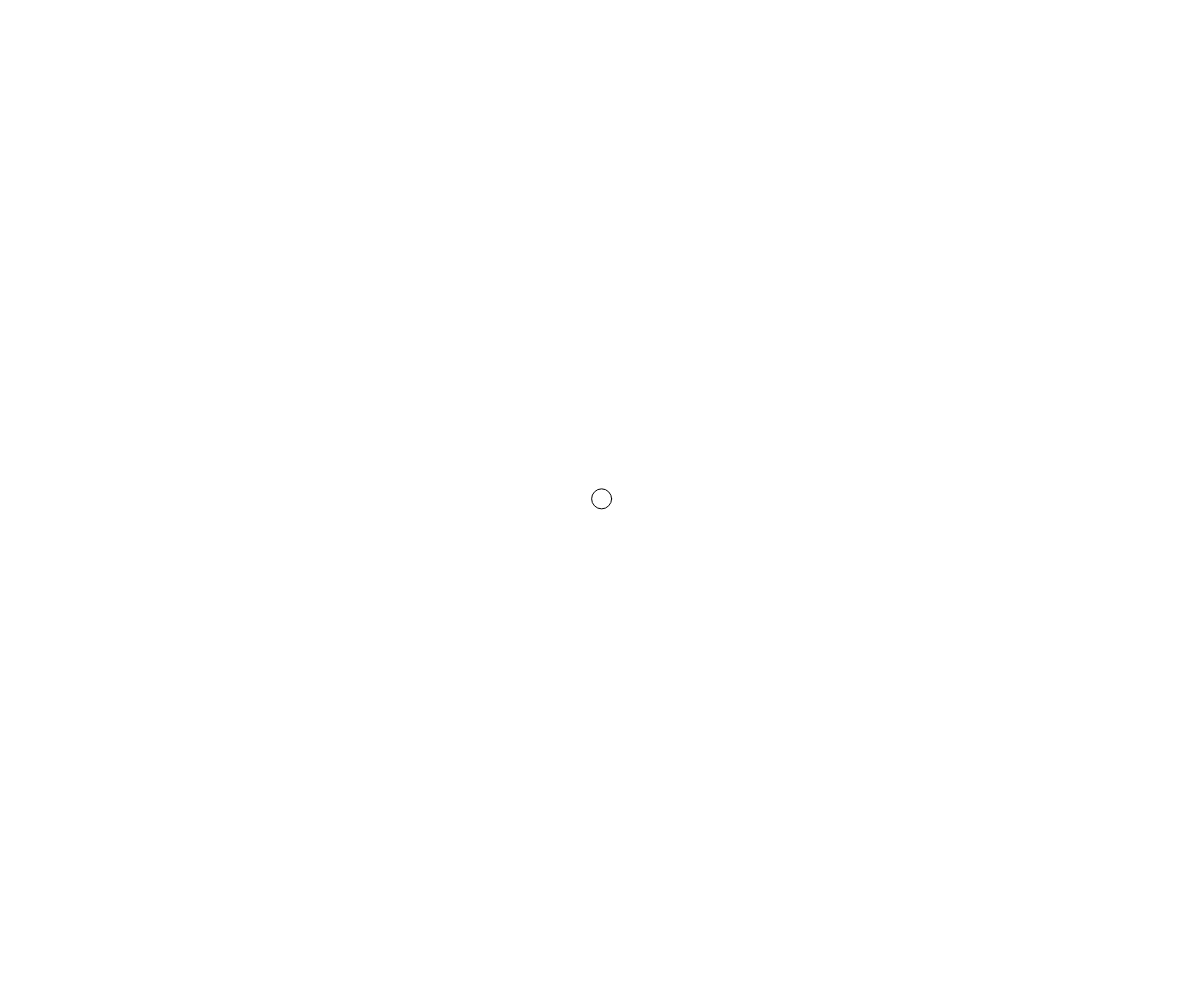
Frame 1 (no input)
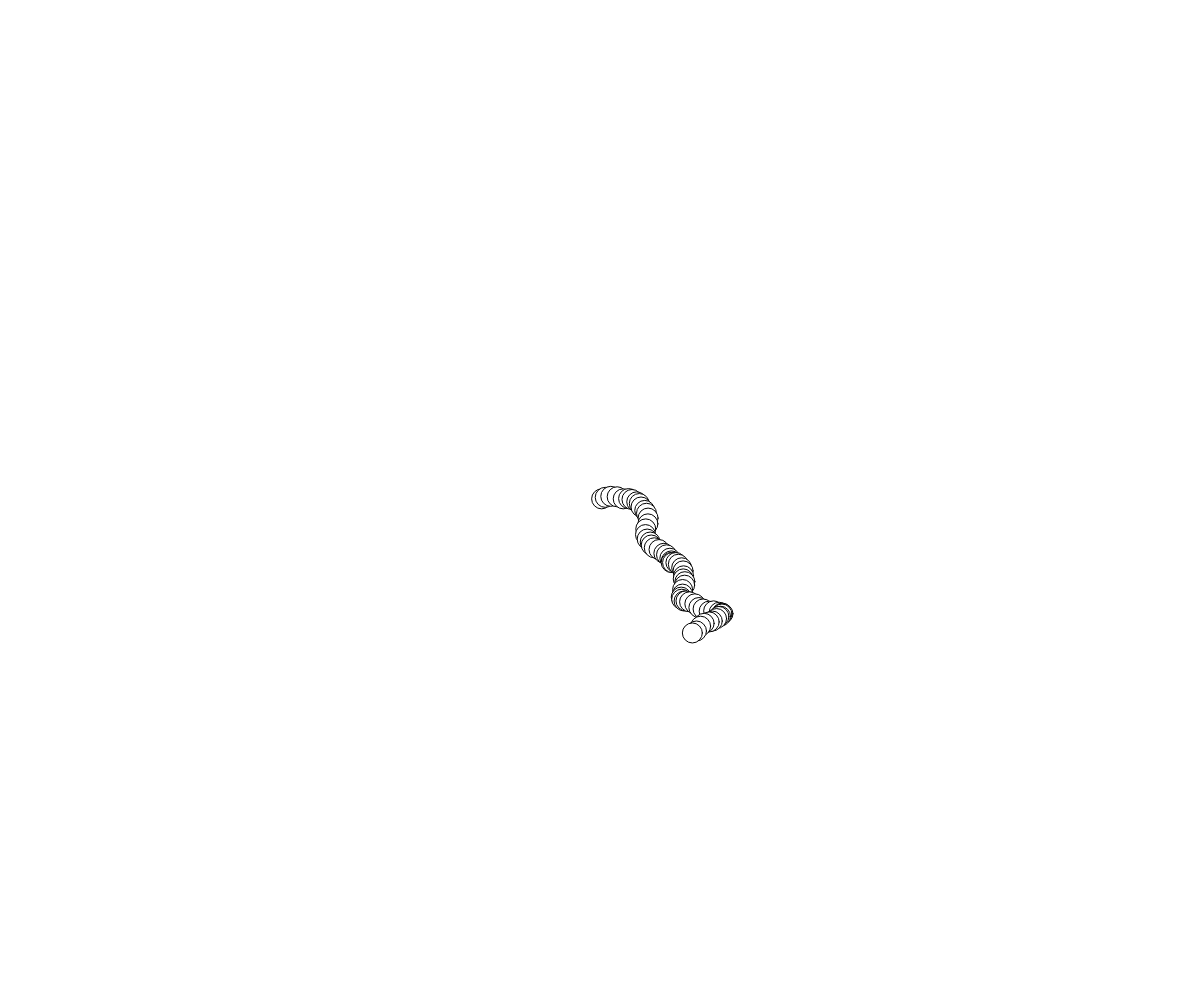
Frame 60 (no input)
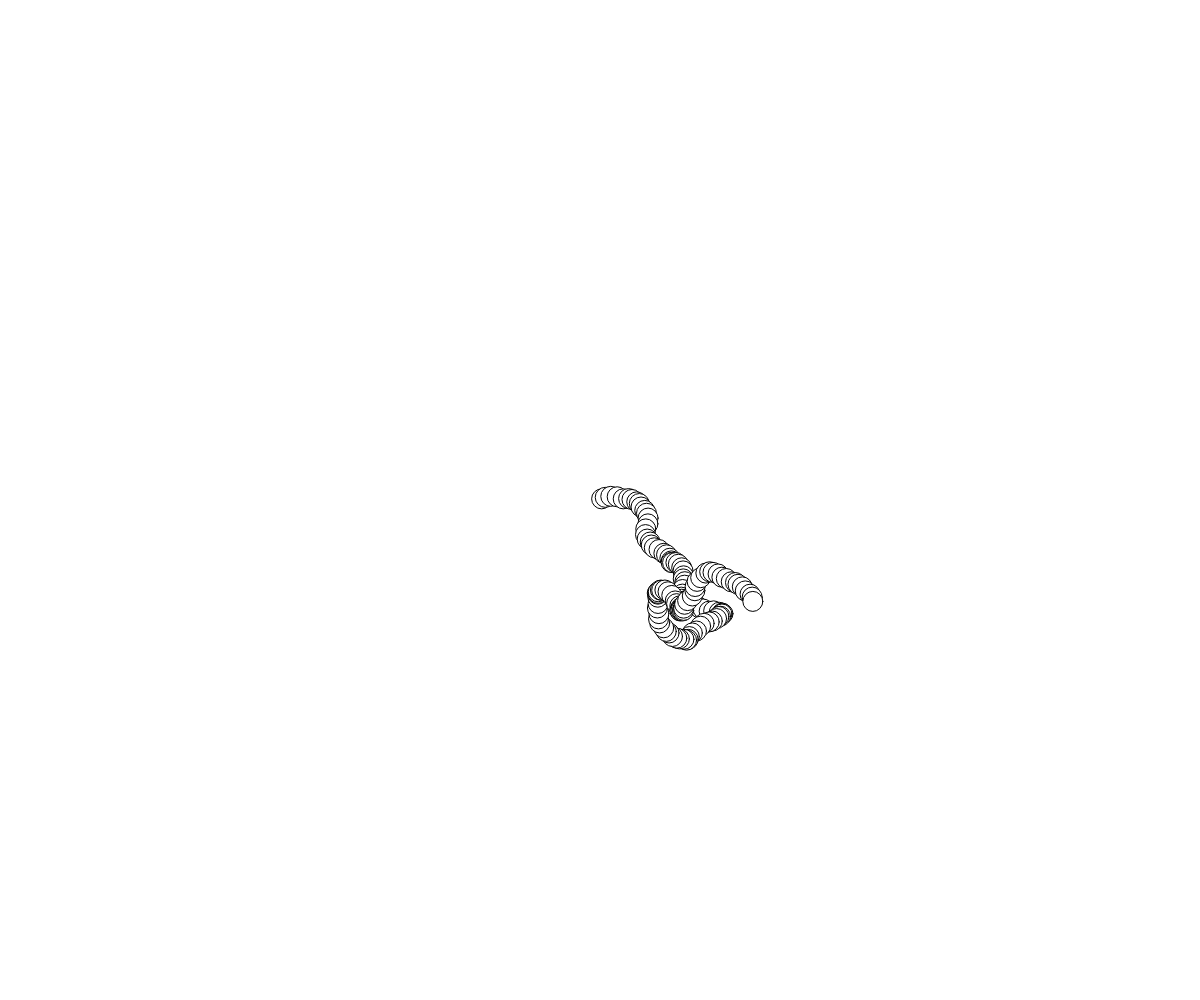
Frame 120 (the mouse pressed at the canvas centre since frame 60)

The p5.js sketch that drew these frames (run headless with seeded random() and noise() and a simulated clock; from frame 60 on, the mouse is pressed at the canvas centre):

// p5.js sketch
// ── sketch.js
// Vector Demo
// Your Name
// Date
//
// Extra for Experts:
// - describe what you did to take this project "above and beyond"


let m;

function setup() {
  createCanvas(windowWidth, windowHeight);
  m = new Mover(width/2,height/2);
}

function draw() {
  m.move();
  m.display();
}

class Mover{
  //constructor and properties
  constructor(x_, y_){
    this.size = 20;
    this.position = createVector(x_, y_);
    this.velocity = createVector(0,0);
    this.acceleration = createVector(0,0);
  
  }
  move(){
    this.acceleration = p5.Vector.random2D().mult(2);
    this.velocity.add(this.acceleration);
    this.position.add(this.velocity);
    this.velocity.limit(5);
    this.edges();
  }

  edges(){
    if(this.position.x < 0)this.position.x = width;
    if(this.position.x > width)this.position.x = 0;
    if(this.position.y < 0)this.position.y = height;
    if(this.position.y > height)this.position.y = 0;
  }

  display(){
    ellipseMode(CENTER);
    push();
    translate(this.position.x, this.position.y);
    ellipse(0,0,this.size, this.size);
    pop();
  }
}





// let position;
// let velocity;
// let gravity;
// let mouse;
// let center;
// let towardsMouse;
// let m;

// function setup() {
//   createCanvas(windowWidth, windowHeight);
//   // position = createVector(windowWidth/2, windowHeight/2);
//   // velocity = createVector(random(-5, 5), random(-5, -1));
//   // gravity = createVector(0,0.06)
//   m = new Mover(width/2, height/2);
// }

// function draw() {
//   m.move();
//   m.display();
//   // background(220);
//   // let mouse = createVector(mouseX,mouseY);
//   // let center = createVector(width/2, height/2);
//   // let towardsMouse = mouse.sub(center);
//   // push();
//   // translate(width/2, height/2);
//   // towardsMouse.normalize();
//   // line(0, 0, towardsMouse.x, towardsMouse.y);
//   // velocity.add(gravity);
//   // position.add(velocity);
//   // ellipse(position.x, position.y, 100, 100);
//   // let m = towardsMouse.mag();
//   // textSize(30);
//   // text(m, 0, 50);
//   // pop();
// }

// class Mover{
//   constructor(x_, y_){
//     this.size = 10;
//     this.position = createVector(x_, y_);
//     this.velcoity = createVector(0, 0);
//     this.acceleration = (0, 0);
//   }
//   move(){
//     this.acceleration = p5.vector.random2D().nult(2);
//     this.velcoity.add(this.acceleration);
//     this.position.add(this.velcoity);
//     this.velcoity/limit(5);
//   }
//   display(){
//     ellipseMode(CENTER);
//     push();
//     translate(this.position.x, this.position.y);
//     ellipse(0, 0, this.size, this.size);
//     pop();
//   }

// }
